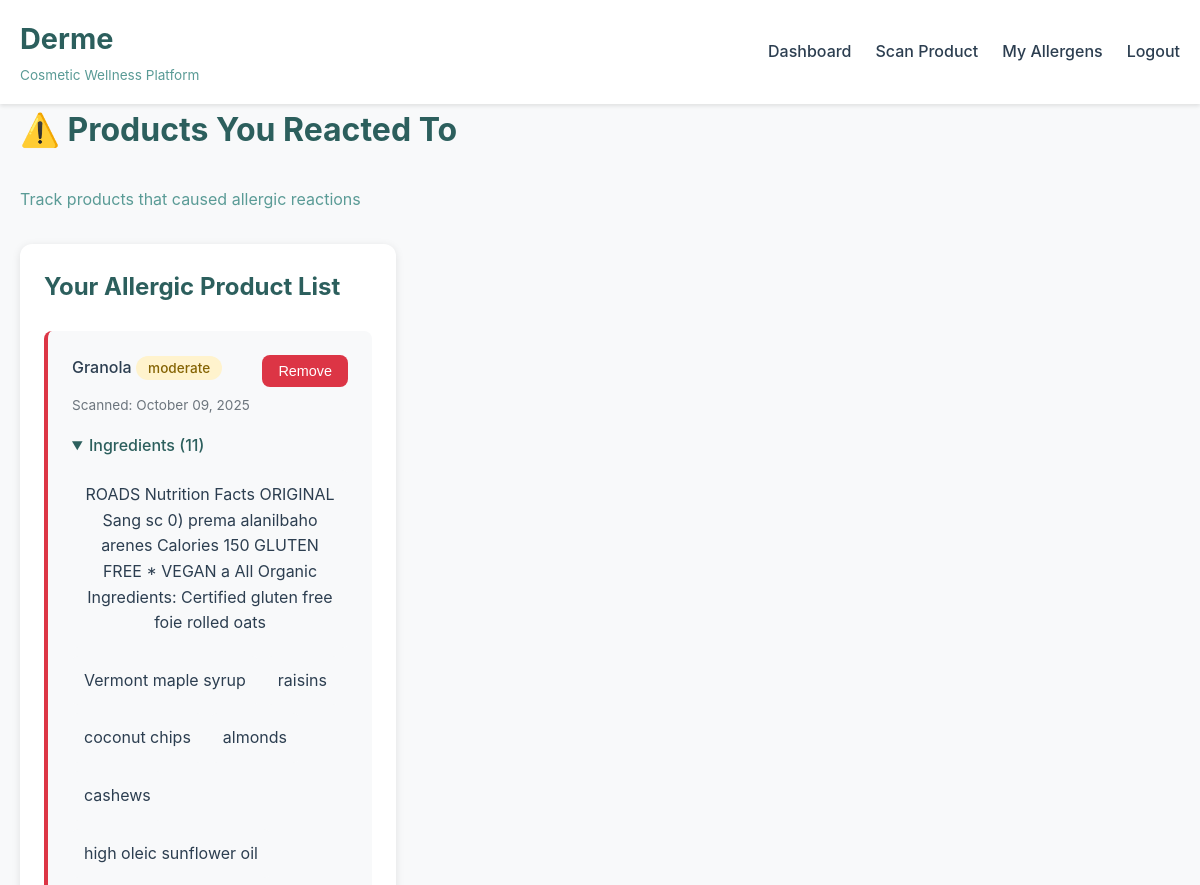
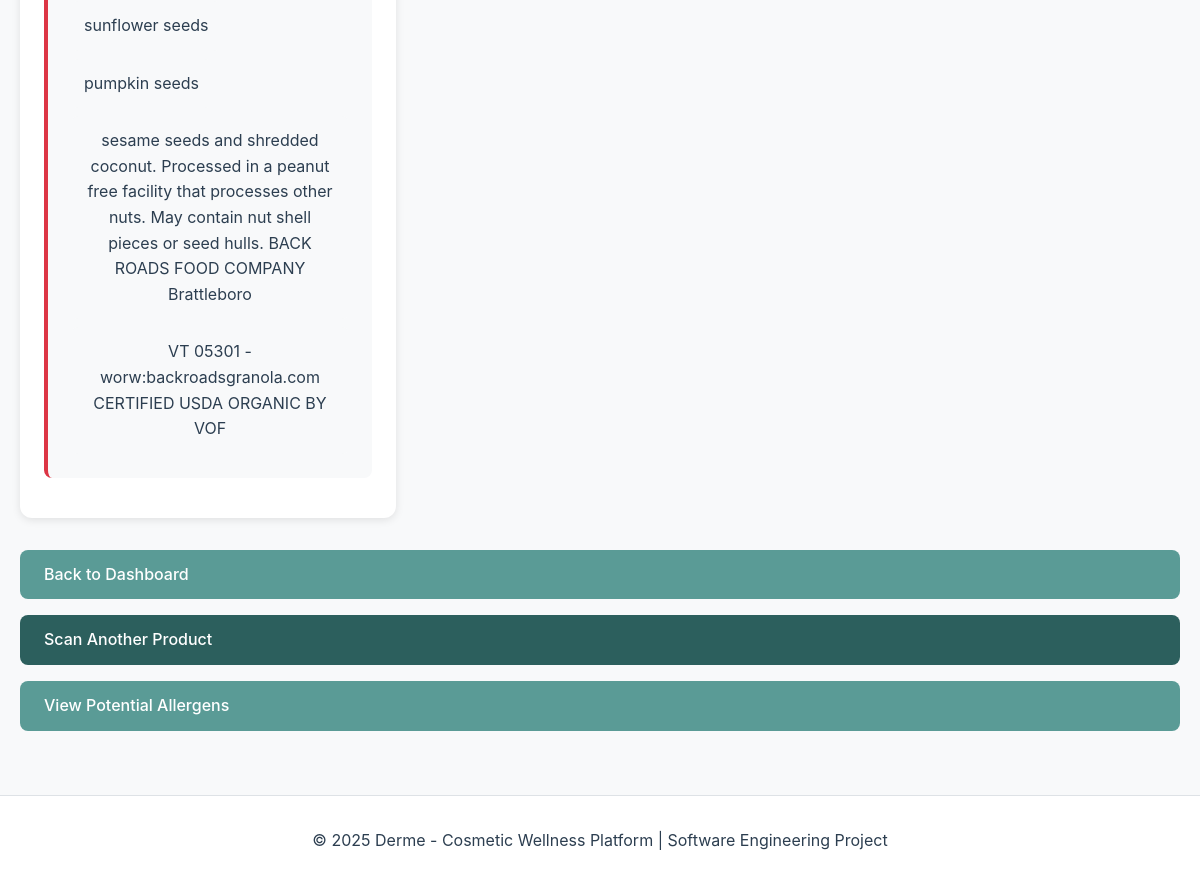
The app's page /products/allergic (signed in) with its own data (2 pictures, top to bottom).
### app.py (models this page shows)
class AllergicProduct(db.Model):
    id = db.Column(db.Integer, primary_key=True)
    user_id = db.Column(db.Integer, db.ForeignKey('user.id'), nullable=False)
    product_name = db.Column(db.String(200), nullable=False)
    ingredients = db.Column(db.Text, nullable=False)
    scan_date = db.Column(db.DateTime, default=db.func.current_timestamp())
    reaction_severity = db.Column(db.String(50), default='unknown')  # mild, moderate, severe, unknown

### app.py (the view)
@app.route('/products/allergic')
@login_required
def allergic_products():
    products = AllergicProduct.query.filter_by(user_id=current_user.id).order_by(AllergicProduct.scan_date.desc()).all()
    return render_template('allergic_products.html', products=products)

### app.py (called while the page is built)
@login_manager.user_loader
def load_user(user_id):
    return User.query.get(int(user_id))

### templates/allergic_products.html (shortened to what this page needs)
{% extends "base.html" %}
{% block content %}
<div class="allergens-page">
    <h1>⚠️ Products You Reacted To</h1>
    <p class="subtitle">Track products that caused allergic reactions</p>
    <div class="allergens-container">
        <div class="allergen-list-card">
            <h2>Your Allergic Product List</h2>
            {% if products %}
                <div class="allergen-table">
                    {% for product in products %}
                        <div class="product-detail-card">
                            <div class="product-header">
                                <div>
                                    <span class="allergen-name">{{ product.product_name }}</span>
                                    <span class="severity-badge severity-{{ product.reaction_severity }}">
                                        {{ product.reaction_severity }}
                                    </span>
                                </div>
                                <form method="POST" action="{{ url_for('delete_allergic_product', product_id=product.id) }}"
                                      style="display: inline;"
                                      onsubmit="return confirm('Are you sure you want to remove this product?');">
                                    <button type="submit" class="btn btn-danger btn-small">Remove</button>
                                </form>
                            </div>
                            <div style="font-size: 0.85rem; color: #6c757d; margin-top: 0.5rem;">
                                Scanned: {{ product.scan_date.strftime('%B %d, %Y') }}
                            </div>
                            <details open style="margin-top: 1rem;">
                                <summary style="cursor: pointer; color: var(--primary-color); font-weight: 500;">
                                    Ingredients ({{ product.ingredients.split(',')|length }})
                                </summary>
                                <div class="ingredients-list" style="margin-top: 0.75rem;">
                                    {% set ingredient_list = product.ingredients.split(',') %}
                                    {% for ing in ingredient_list %}
                                        <span class="ingredient-chip">{{ ing.strip() }}</span>
                                    {% endfor %}
                                </div>
                            </details>
                        </div>
                    {% endfor %}
                </div>
            {% else %}
                <p class="empty-state">
                    No allergic products recorded yet. When scanning products, you can save them as "Allergic" if they caused a reaction.
                </p>
            {% endif %}
        </div>
    </div>
    <div class="action-buttons" style="margin-top: 2rem;">
        <a href="{{ url_for('dashboard') }}" class="btn btn-secondary">Back to Dashboard</a>
        <a href="{{ url_for('scan') }}" class="btn btn-primary">Scan Another Product</a>
        <a href="{{ url_for('potential_allergens_page') }}" class="btn btn-secondary">View Potential Allergens</a>
    </div>
</div>
{% endblock %}

### templates/base.html (shortened to what this page needs)
<!DOCTYPE html>
<html lang="en">
<head>
    <link rel="stylesheet" href="{{ url_for('static', filename='css/style.css') }}">
</head>
<body>
    <nav class="navbar">
        <div class="container">
            <div class="nav-brand">
                <a href="{{ url_for('index') }}">
                    <h1>Derme</h1>
                    <span class="tagline">Cosmetic Wellness Platform</span>
                </a>
            </div>
            <ul class="nav-menu">
                {% if current_user.is_authenticated %}
                    <li><a href="{{ url_for('dashboard') }}">Dashboard</a></li>
                    <li><a href="{{ url_for('scan') }}">Scan Product</a></li>
                    <li><a href="{{ url_for('manage_allergens') }}">My Allergens</a></li>
                    <li><a href="{{ url_for('logout') }}">Logout</a></li>
                {% else %}
                    <li><a href="{{ url_for('login') }}">Login</a></li>
                    <li><a href="{{ url_for('register') }}">Register</a></li>
                {% endif %}
            </ul>
        </div>
    </nav>
    <main class="container">
        {% block content %}{% endblock %}
    </main>
    <footer>
        <div class="container">
            <p>&copy; 2025 Derme - Cosmetic Wellness Platform | Software Engineering Project</p>
        </div>
    </footer>
</body>
</html>

### static/css/style.css (style rules this page uses)
* { margin: 0; padding: 0; box-sizing: border-box; }
:root { --primary-color: #2c5f5d; --secondary-color: #5a9b96; --accent-color: #7fb8b5; --danger-color: #dc3545; --warning-color: #ffc107; --success-color: #28a745; --light-bg: #f8f9fa; --dark-text: #2c3e50; --border-color: #dee2e6; }
body { font-family: -apple-system, BlinkMacSystemFont, 'Segoe UI', Roboto, Oxygen, Ubuntu, Cantarell, sans-serif; line-height: 1.6; color: var(--dark-text); background-color: var(--light-bg); }
.container { max-width: 1200px; margin: 0 auto; padding: 0 20px; }
.navbar { background-color: white; box-shadow: 0 2px 4px rgba(0,0,0,0.1); padding: 1rem 0; position: sticky; top: 0; z-index: 100; }
.navbar .container { display: flex; justify-content: space-between; align-items: center; }
.nav-brand a { text-decoration: none; color: var(--primary-color); }
.nav-brand h1 { font-size: 1.8rem; margin-bottom: 0; }
.nav-brand .tagline { font-size: 0.85rem; color: var(--secondary-color); }
.nav-menu { list-style: none; display: flex; gap: 1.5rem; align-items: center; }
.nav-menu a { text-decoration: none; color: var(--dark-text); font-weight: 500; transition: color 0.3s; }
main { min-height: calc(100vh - 200px); padding: 2rem 0; }
.btn { display: inline-block; padding: 0.75rem 1.5rem; border: none; border-radius: 8px; font-size: 1rem; font-weight: 500; text-decoration: none; cursor: pointer; transition: all 0.3s; }
.btn-primary { background-color: var(--primary-color); color: white; }
.btn-secondary { background-color: var(--secondary-color); color: white; }
.btn-danger { background-color: var(--danger-color); color: white; }
.btn-small { padding: 0.5rem 1rem; font-size: 0.9rem; }
.action-buttons { display: flex; flex-direction: column; gap: 1rem; }
.allergen-name { font-weight: 500; }
.severity-badge { padding: 0.25rem 0.75rem; border-radius: 20px; font-size: 0.85rem; font-weight: 500; }
.severity-moderate { background-color: #fff3cd; color: #856404; }
.allergens-page h1 { color: var(--primary-color); margin-bottom: 2rem; }
.allergens-container { display: grid; grid-template-columns: 1fr 2fr; gap: 2rem; }
.add-allergen-card, .allergen-list-card { background: white; padding: 1.5rem; border-radius: 12px; box-shadow: 0 2px 8px rgba(0,0,0,0.1); }
.add-allergen-card h2, .allergen-list-card h2 { color: var(--primary-color); margin-bottom: 1.5rem; }
.allergen-table { display: flex; flex-direction: column; gap: 0.75rem; }
.subtitle { color: var(--secondary-color); margin-bottom: 2rem; }
.ingredient-chip { padding: 0.75rem; background: var(--light-bg); border-radius: 6px; text-align: center; }
.action-buttons { display: flex; gap: 1rem; flex-wrap: wrap; justify-content: center; }
footer { background: white; padding: 2rem 0; margin-top: 4rem; text-align: center; border-top: 1px solid var(--border-color); }

### templates/allergic_products.html (style rules this page uses)
.product-detail-card { background: var(--light-bg); padding: 1.5rem; border-radius: 8px; margin-bottom: 1rem; border-left: 4px solid var(--danger-color); }
.product-header { display: flex; justify-content: space-between; align-items: flex-start; }
.ingredients-list { display: flex; flex-wrap: wrap; gap: 0.5rem; }

### records on screen
AllergicProduct: product_name "Granola", reaction_severity "moderate", scan_date "October 09, 2025", ingredients.split|length "11", strip "ROADS Nutrition Facts ORIGINAL Sang sc 0) prema alanilbaho arenes Calories 150 GLUTEN FREE * VEGAN a All Organic Ingredients: Certified gluten free foie rolled oats" "Vermont maple syrup" "raisins" "coconut chips" "almonds" "cashews" "high oleic sunflower oil" "sunflower seeds" "pumpkin seeds" "sesame seeds and shredded coconut. Processed in a peanut free facility that processes other nuts. May contain nut shell pieces or seed hulls. BACK ROADS FOOD COMPANY Brattleboro" "VT 05301 -worw:backroadsgranola.com CERTIFIED USDA ORGANIC BY VOF"
